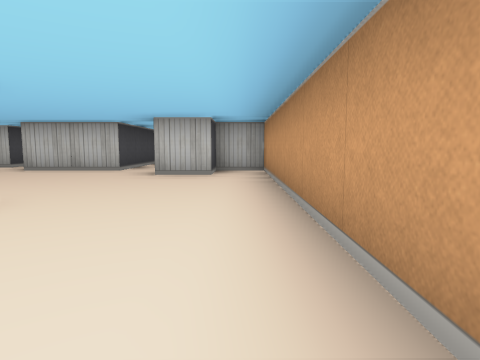
[1] (above)

22 first-person views from a walk through a cub3D level. The camera is about half as high as the walls, tilts 6° down and sees 75° across. The floor is counted in squares. Each view is taken from the middle of a square. On the plan, view 1 faces up. The plan holds only what a view shows up to about 9 squares ahead; the rest is blank.

[2]
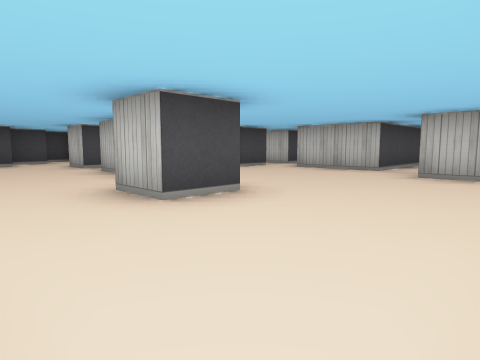

[3]
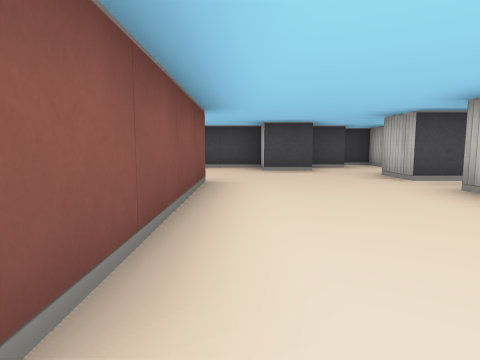

[4]
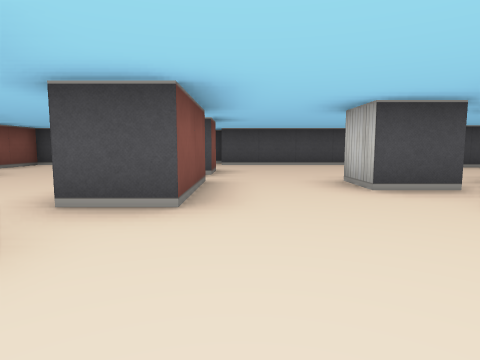

[5]
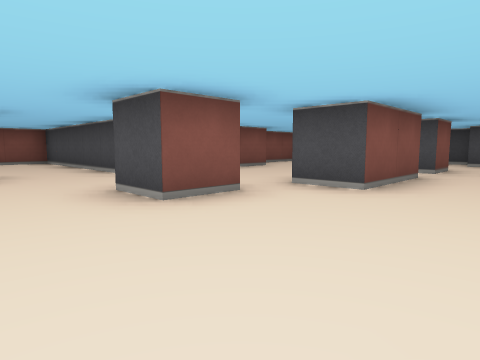

[6]
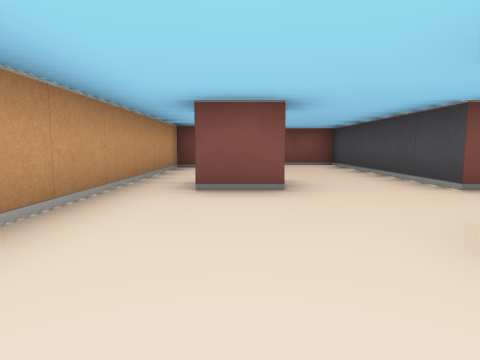

[7]
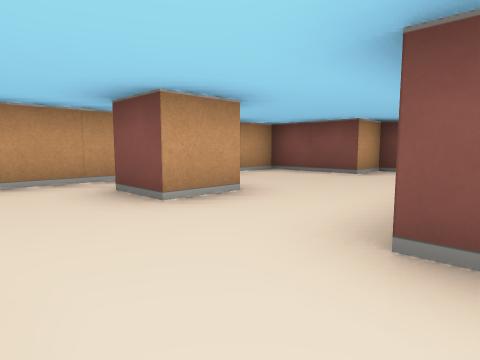

[8]
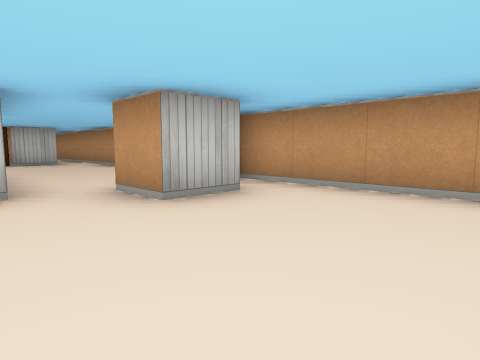

[9]
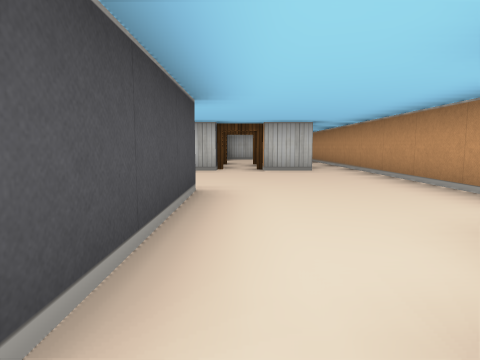

[10]
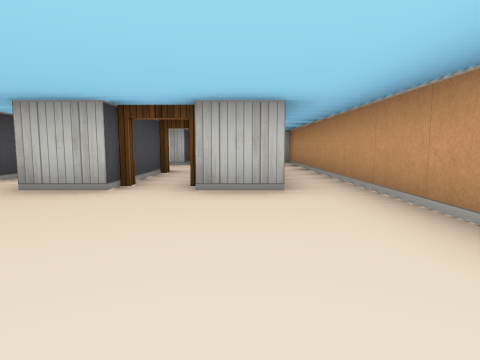

[11]
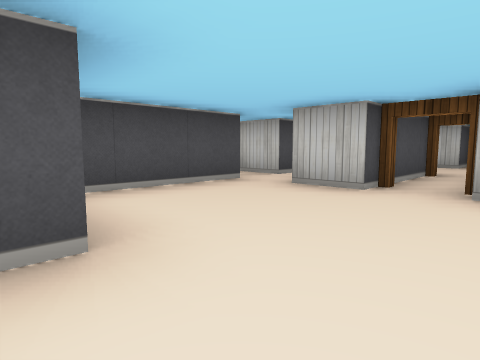

[12]
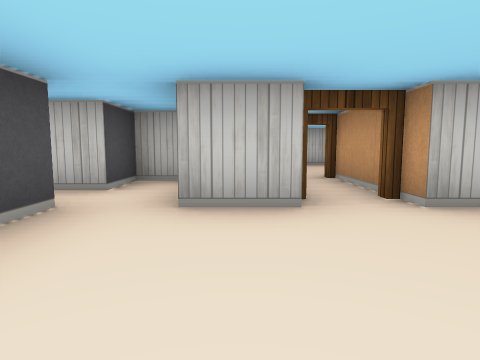

[13]
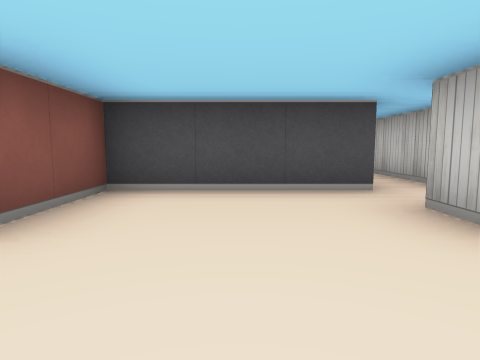

[14]
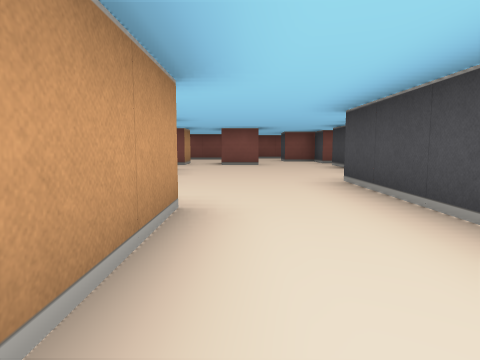

[15]
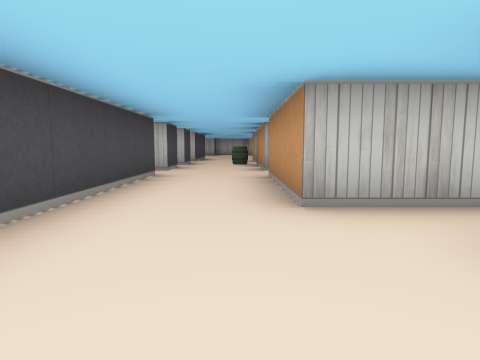

[16]
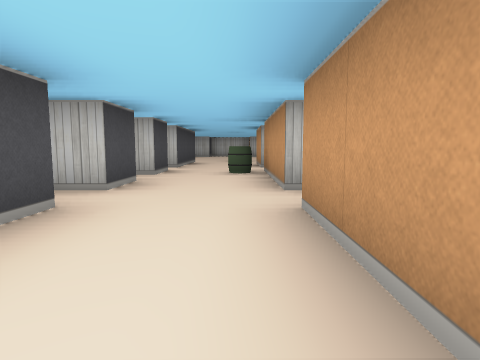

[17]
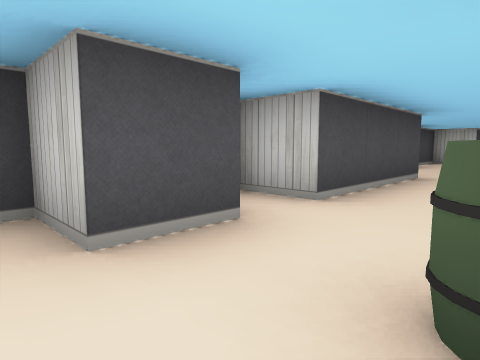

[18]
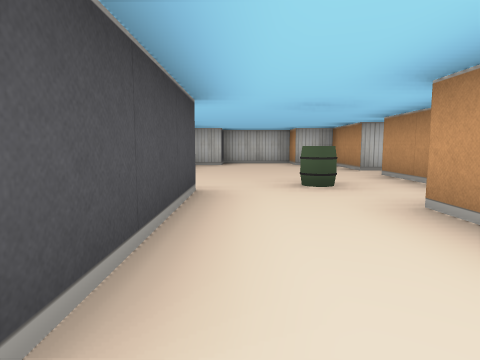

[19]
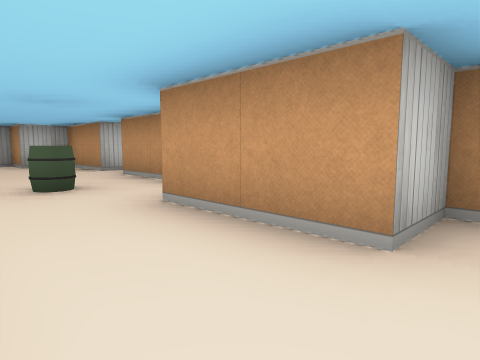

[20]
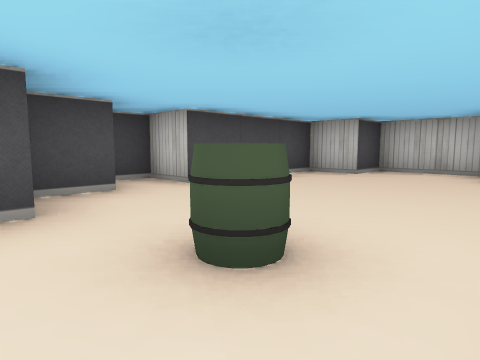

[21]
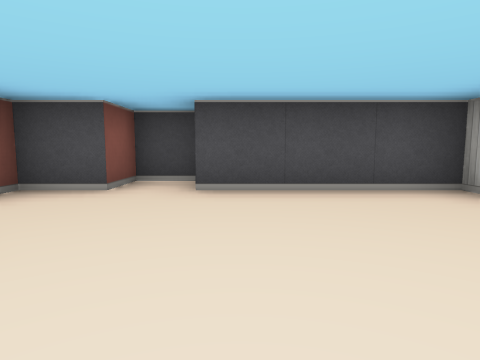

[22]
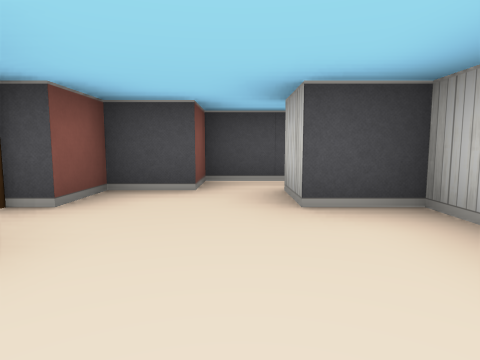

### Floor plan
Ten units are one square. View 1 is at (0, 0); x grows to the right and y downward. Boxes are objects, and circles mark ways between rooms. Rooms are numbered by the first view taken in them; rooms with no view inside come last. Other rooms are left out.
<svg viewBox="-120 -270 130 330">
<path fill="none" stroke="#000" d="M-58 -25 -65 -25M-35 -25 -25 -25 -25 -15 -35 -15M-65 -30 -65 -35 -45 -35 -45 -25M-76 5 -35 5 -35 55 -15 55 -15 45 5 45 5 -65 -5 -65 -5 -55 -15 -55 -15 -65M-86 -35 -75 -35 -75 -25 -85 -25M-95 -16 -95 -5 -105 -5 -105 15 -91 15M-55 -66 -55 -55 -65 -55M-15 15 -15 5 -5 5M-25 -65 -45 -65M-105 -26 -105 -16M-55 -80 -55 -75M-105 -69 -105 -35 -115 -35 -115 -28M-60 -95 -75 -95M-95 -95 -95 -75M-25 -96 -25 -65M-25 -125 -35 -125M5 -91 5 -125M-4 -125 -15 -125M-45 -126 -45 -95 -29 -95M-95 -206 -95 -175 -105 -175M-95 -165 -95 -155 -105 -155M-64 -175 -75 -175 -75 -195M-65 -211 -65 -225M-95 -145 -95 -135 -101 -135M-65 -235 -65 -255 -75 -255 -75 -265 -95 -265 -95 -255 -105 -255 -105 -225 -115 -225 -115 -215 -105 -215 -105 -205M-75 -135 -75 -165M-95 -125 -95 -95M-75 -95 -75 -125M-6 -185 -25 -185 -25 -175 -35 -175M5 -125 5 -181M-45 -178 -45 -165 -35 -165 -35 -155 -25 -155M-39 -145 -45 -145 -45 -135 -75 -135M-25 -155 -25 -125M-15 -125 -15 -151"/>
<rect x="-85" y="-165" width="10" height="10" fill="#bbb"><title>barrel</title></rect>
<rect x="-85" y="-215" width="10" height="10" fill="#bbb"><title>barrel</title></rect>
<circle cx="-20" cy="-70" r="3" fill="#2a7"/>
<circle cx="-85" cy="-90" r="3" fill="#2a7"/>
<circle cx="0" cy="-130" r="3" fill="#2a7"/>
<circle cx="-40" cy="-120" r="3" fill="#2a7"/>
<circle cx="-20" cy="-130" r="3" fill="#2a7"/>
<circle cx="-70" cy="-130" r="3" fill="#2a7"/>
<circle cx="-20" cy="-150" r="3" fill="#2a7"/>
<text x="-50" y="-20">1</text>
<text x="-20" y="-100">2</text>
<text x="-90" y="-190">3</text>
<text x="-10" y="-160">4</text>
<text x="-50" y="-130">5</text>
<text x="-20" y="-140">6</text>
</svg>
Room 1 opens to room 2. Room 1 opens to room 3. Room 2 opens to room 4. Room 2 opens to room 5. Room 2 opens to room 6. Room 3 opens to room 5. Room 4 opens to room 6.

Where each view was taken, in squares from view 1:
view 1: 0 up, 0 right, facing up
view 2: 0 up, 0 right, facing up-left
view 3: 0 up, 3 left, facing left
view 4: 4 up, 2 left, facing left
view 5: 5 up, 1 left, facing down-left
view 6: 3 up, 1 left, facing down
view 7: 1 up, 4 left, facing down-right
view 8: 3 up, 3 left, facing up-right
view 9: 6 up, 2 left, facing up
view 10: 9 up, 1 left, facing up
view 11: 9 up, 1 left, facing up-left
view 12: 10 up, 3 left, facing up
view 13: 11 up, 1 left, facing left
view 14: 12 up, 8 left, facing down
view 15: 7 up, 8 left, facing up
view 16: 10 up, 8 left, facing up
view 17: 15 up, 8 left, facing up-left
view 18: 17 up, 9 left, facing up
view 19: 17 up, 9 left, facing up-right
view 20: 20 up, 7 left, facing up-left
view 21: 23 up, 7 left, facing left
view 22: 17 up, 0 right, facing left
